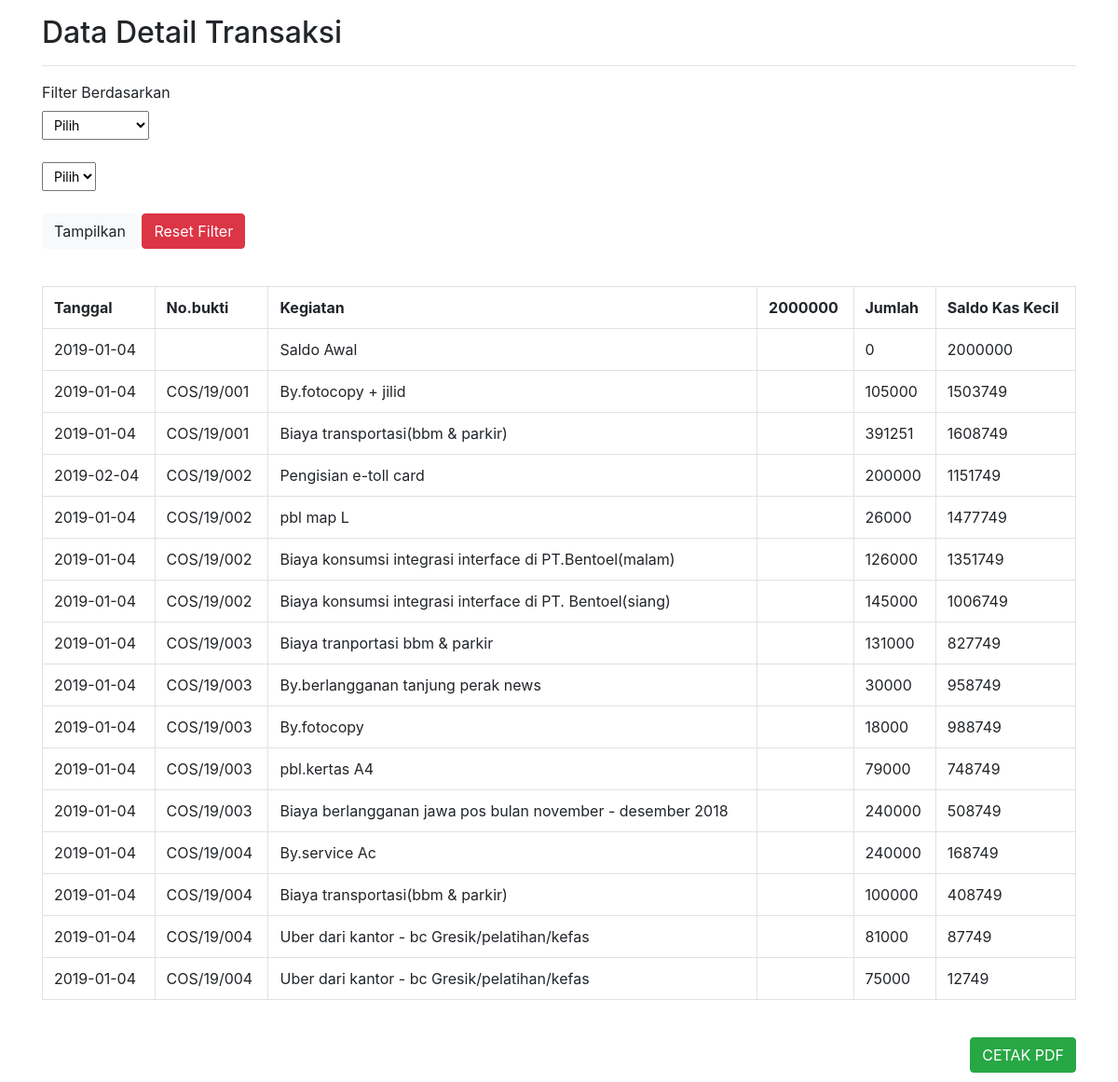
The page /input/data_detail/KKS01 on the database its author committed.
### tables this page shows
CREATE TABLE `input` (
  `id_input` int(10) NOT NULL,
  `no_urut` int(50) NOT NULL,
  `k_saldo` varchar(255) NOT NULL,
  `tgl` varchar(50) NOT NULL,
  `no_bukti` varchar(255) NOT NULL,
  `kegiatan` varchar(255) NOT NULL,
  `saldo_awal` int(20) NOT NULL,
  `jumlah` int(50) NOT NULL,
  `saldo_kas_kecil` int(50) DEFAULT NULL,
  `kategori` varchar(3) NOT NULL
);

### application/controllers/Input.php (called while the page is built, shortened)
<?php
class Input extends CI_Controller {
    public function data_detail($k_saldo='')
    {
        $data['data_input']=$this->input_model->data_det($k_saldo);
        $url_cetak = 'input/cetak?filter=1&no_bukti=';
        $data['url_cetak'] = base_url($url_cetak);
        $data['option_no_bukti']=$this->input_model->option_no_bukti($k_saldo);
        $this->load->view('v_data_detail', $data);
    }
    Public function __construct()
    {
        $this->load->model('input_model');
    }
}

### index.php (called while the page is built, shortened)
<?php
require_once BASEPATH.'core/CodeIgniter.php';

### application/models/Input_model.php (called while the page is built, shortened)
<?php
class Input_model extends CI_Model {
    public function data_det($k_saldo)
    {
        return $this->db->where('k_saldo',$k_saldo)->get('input')->result();
    }
    public function option_no_bukti($k_saldo='')
    {
        $this->db->select('no_bukti AS no_bukti');
        $this->db->from('input');
        $this->db->order_by('no_bukti', 'desc');
        $this->db->group_by('no_bukti');
        $this->db->where('k_saldo', $k_saldo);
        return $this->db->get()->result();
    }
}

### application/views/v_data_detail.php (the view, shortened to what this page needs)
<link rel="stylesheet" href="../assets/style.css">
<div class="content">
    <link rel="stylesheet" href="https://stackpath.bootstrapcdn.com/bootstrap/4.3.1/css/bootstrap.min.css"
>
    <div class="container">
        <div class="row clearfix">
            <div class="col-md-12">
                <div class="body">
                    <h2 class="mt-3">Data Detail Transaksi</h2>
                    <hr>
                    <form method="get" action="<?php echo base_url('input/filter'); ?>">
                        <label>Filter Berdasarkan</label>
                        <br>
                        <select class="custom-select-sm" name="filter" id=      "filter">
                            <option value="">Pilih</option>
                        </select>
                        <br />
                        <br />
                        <div id="form-no_bukti">
                            <select class="custom-select-sm" name="k_saldo">
                                <option value="">Pilih</option>
                            </select>
                        </div>
                        <br>
                        <button type="submit" class="btn btn-light">Tampilkan</button>
                        <a class="btn btn-danger" href="<?php echo base_url('input/data_detail/'); ?>">Reset Filter</a>
                    </form>
                    <table class="table table-bordered" border="1" style="border-collapse:collapse; width: 100%; height: 20px;" action="">
                        <tr>
                            <th>Tanggal</th>
                            <th>No.bukti</th>
                            <th>Kegiatan</th>
                            <th>2000000</th>
                            <th>Jumlah</th>
                            <th>Saldo Kas Kecil</th>
                        </tr>
                        <br>
                        <?php foreach ($data_input as $di ) : ?>
                        <tr>
                            <td>
                                <?= $di->tgl ?>
                            </td>
                            <td>
                                <?= $di->no_bukti ?>
                            </td>
                            <td>
                                <?= $di->kegiatan ?>
                            </td>
                            <td></td>
                            <td>
                                <?= $di->jumlah ?>
                            </td>
                            <td>
                                <?= $di->saldo_kas_kecil ?>
                            </td>
                        </tr>
                        <?php endforeach; ?>
                    </table>
                    <br>
                    <a class="btn btn-success float-right" href="<?php echo $url_cetak; ?>">CETAK PDF</a>
                    <br />
                    <br />
                </div>
            </div>
        </div>
    </div>

### assets/style.css (style rules this page uses)
a, a:hover, a:focus { color: inherit; text-decoration: none; transition: all 0.3s; }
th { text-align: center; }

### rows shown on the page
input: tgl "2019-01-04", kegiatan "Saldo Awal", jumlah "0", saldo_kas_kecil "2000000"
input: tgl "2019-01-04", no_bukti "COS/19/001", kegiatan "By.fotocopy + jilid", jumlah "105000", saldo_kas_kecil "1503749"
input: tgl "2019-01-04", no_bukti "COS/19/001", kegiatan "Biaya transportasi(bbm & parkir)", jumlah "391251", saldo_kas_kecil "1608749"
input: tgl "2019-02-04", no_bukti "COS/19/002", kegiatan "Pengisian e-toll card", jumlah "200000", saldo_kas_kecil "1151749"
input: tgl "2019-01-04", no_bukti "COS/19/002", kegiatan "pbl map L", jumlah "26000", saldo_kas_kecil "1477749"
input: tgl "2019-01-04", no_bukti "COS/19/002", kegiatan "Biaya konsumsi integrasi interface di PT.Bentoel(malam)", jumlah "126000", saldo_kas_kecil "1351749"
input: tgl "2019-01-04", no_bukti "COS/19/002", kegiatan "Biaya konsumsi integrasi interface di PT. Bentoel(siang)", jumlah "145000", saldo_kas_kecil "1006749"
input: tgl "2019-01-04", no_bukti "COS/19/003", kegiatan "Biaya tranportasi bbm & parkir", jumlah "131000", saldo_kas_kecil "827749"
input: tgl "2019-01-04", no_bukti "COS/19/003", kegiatan "By.berlangganan tanjung perak news", jumlah "30000", saldo_kas_kecil "958749"
input: tgl "2019-01-04", no_bukti "COS/19/003", kegiatan "By.fotocopy", jumlah "18000", saldo_kas_kecil "988749"
input: tgl "2019-01-04", no_bukti "COS/19/003", kegiatan "pbl.kertas A4", jumlah "79000", saldo_kas_kecil "748749"
input: tgl "2019-01-04", no_bukti "COS/19/003", kegiatan "Biaya berlangganan jawa pos bulan november - desember 2018", jumlah "240000", saldo_kas_kecil "508749"
input: tgl "2019-01-04", no_bukti "COS/19/004", kegiatan "By.service Ac", jumlah "240000", saldo_kas_kecil "168749"
input: tgl "2019-01-04", no_bukti "COS/19/004", kegiatan "Biaya transportasi(bbm & parkir)", jumlah "100000", saldo_kas_kecil "408749"
input: tgl "2019-01-04", no_bukti "COS/19/004", kegiatan "Uber dari kantor - bc Gresik/pelatihan/kefas", jumlah "81000", saldo_kas_kecil "87749"
input: tgl "2019-01-04", no_bukti "COS/19/004", kegiatan "Uber dari kantor - bc Gresik/pelatihan/kefas", jumlah "75000", saldo_kas_kecil "12749"
